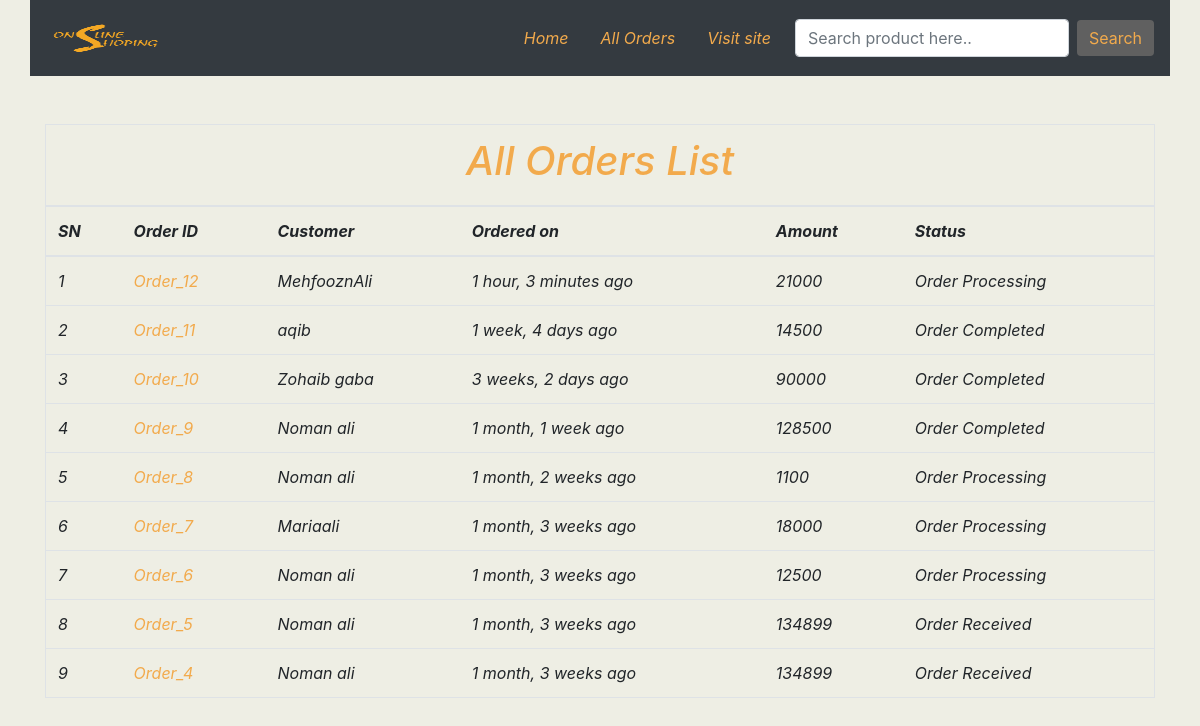
Screenshot of /admin-all-order/ with the database file from the repository.
### eapp/models.py (models this page shows, shortened)
class Order(models.Model):
    cart = models.OneToOneField(Cart, on_delete=models.CASCADE)
    ordered_by = models.CharField(max_length=200)
    shipping_address = models.CharField(max_length=200)
    mobile = models.CharField(max_length=20)
    email = models.EmailField(null=True, blank=True)
    subtotal = models.PositiveIntegerField()
    discount = models.PositiveIntegerField()
    total = models.PositiveIntegerField()
    order_status = models.CharField(max_length=50,choices=ORDER_STATUS)
    created_at = models.DateTimeField(auto_now_add=True)

### eapp/views.py (the view)
# urls.py: path('admin-all-order/', AdminOrderlist.as_view(), name='AdminOrderList'),
class AdminOrderlist(ListView, AdminRequiredMixin):
    template_name = "admindashboard/adminorderlist.html"
    queryset = Order.objects.all().order_by("-id")
    context_object_name = "allorders"

### templates/admindashboard/adminorderlist.html (shortened to what this page needs)
{% extends 'admindashboard/base.html' %}
{% block content %}
<div class="row my-5">
    <div class="col-md-12 ">
                <table class="table border" >
    <thead>
    <tr>
                <th colspan="6"><h1 class="text-center " style="color:#F2AA4CFF">All Orders List</h1></th>
            </tr>
      <tr>
        <th>SN</th>
          <th>Order ID</th>
        <th>Customer</th>
          <th>Ordered on</th>
          <th>Amount</th>
          <th>Status</th>
      </tr>
    </thead>
    <tbody>
    {% for po in allorders %}
      <tr>
        <td>{{forloop.counter}}</td>
          <td><a href="{% url 'eapp:AdminOrderDetails' po.id %}" style="color:#F2AA4CFF">Order_{{po.id}}</a></td>
        <td>{{po.ordered_by}}</td>
          <td>{{po.created_at|timesince}} ago</td>
          <td>{{po.total}}</td>
          <td>{{po.order_status}}</td>
      </tr>
{% endfor %}
    </tbody>
  </table>
    </div>
</div>
{% endblock content %}

### static/css/style.css (style rules this page uses)
body { background-color:#eeeee4; }

### rows the page displays
Order: id "12", ordered_by "MehfooznAli", created_at "1 hour, 3 minutes", total "21000", order_status "Order Processing"
Order: id "11", ordered_by "aqib", created_at "1 week, 4 days", total "14500", order_status "Order Completed"
Order: id "10", ordered_by "Zohaib gaba", created_at "3 weeks, 2 days", total "90000", order_status "Order Completed"
Order: id "9", ordered_by "Noman ali", created_at "1 month, 1 week", total "128500", order_status "Order Completed"
Order: id "8", ordered_by "Noman ali", created_at "1 month, 2 weeks", total "1100", order_status "Order Processing"
Order: id "7", ordered_by "Mariaali", created_at "1 month, 3 weeks", total "18000", order_status "Order Processing"
Order: id "6", ordered_by "Noman ali", created_at "1 month, 3 weeks", total "12500", order_status "Order Processing"
Order: id "5", ordered_by "Noman ali", created_at "1 month, 3 weeks", total "134899", order_status "Order Received"
Order: id "4", ordered_by "Noman ali", created_at "1 month, 3 weeks", total "134899", order_status "Order Received"
